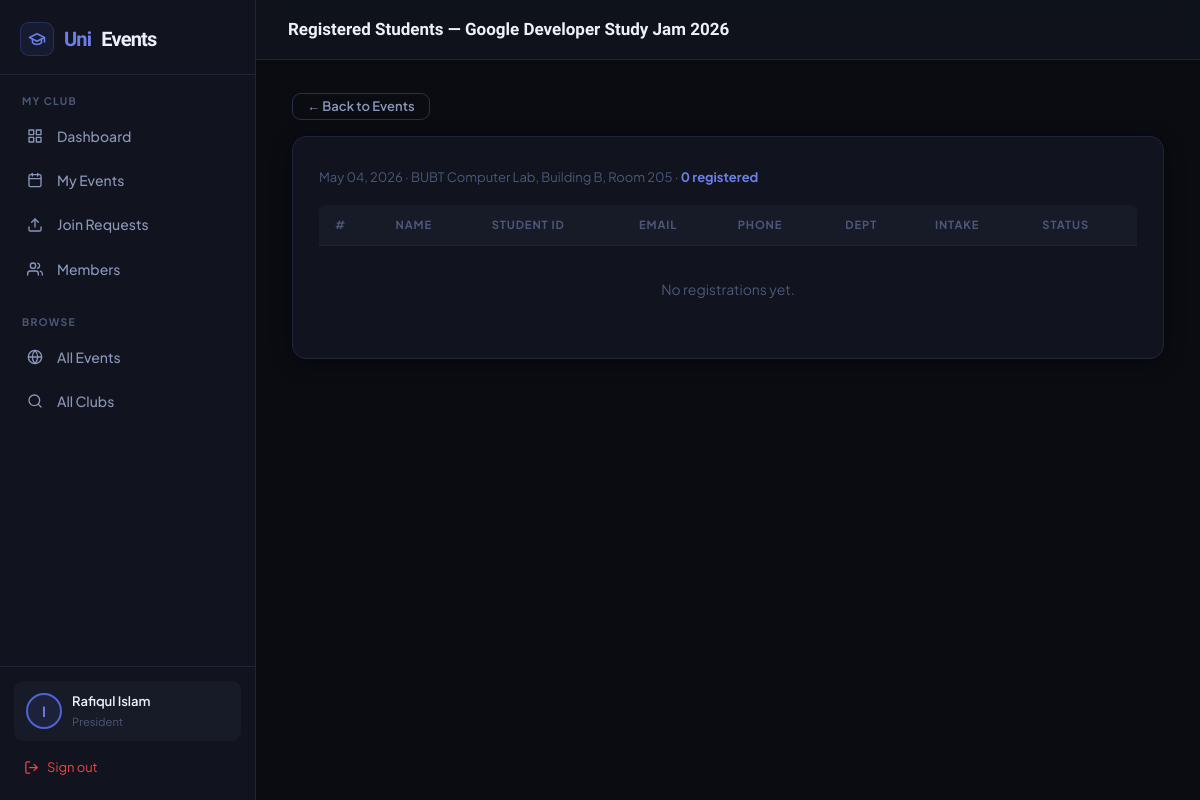
/dashboard/president/events/56/students/ (signed in), run on the app's committed database.
### accounts/models.py (models this page shows, shortened)
class CustomUser(AbstractUser):
    USER_TYPE_CHOICES = (
        ('student', 'Student'),
        ('faculty', 'Faculty'),
        ('admin', 'Administrator'),
        ('president', 'President'),
    )
    user_type = models.CharField(max_length=20, choices=USER_TYPE_CHOICES, default='student')
    student_id = models.CharField(max_length=20, blank=True, null=True)
    phone = models.CharField(max_length=15, blank=True, null=True)
    profile_picture = models.ImageField(upload_to='profile_pics/', blank=True, null=True)
    bio = models.TextField(blank=True, null=True)
    department = models.CharField(max_length=100, blank=True, null=True)
    intake = models.CharField(max_length=20, blank=True, null=True, help_text="e.g. 49, 50, Fall-2022")
    year = models.IntegerField(blank=True, null=True)
    is_verified = models.BooleanField(default=False)

### events/models.py (models this page shows, shortened)
class Event(models.Model):
    STATUS_CHOICES = (
        ('draft', 'Draft'),
        ('published', 'Published'),
        ('cancelled', 'Cancelled'),
        ('completed', 'Completed'),
    )
    EVENT_TYPE_CHOICES = (
        ('workshop', 'Workshop'),
        ('seminar', 'Seminar'),
        ('competition', 'Competition'),
        ('social', 'Social Event'),
        ('meeting', 'Meeting'),
        ('conference', 'Conference'),
        ('other', 'Other'),
    )
    title = models.CharField(max_length=200)
    slug = models.SlugField(unique=True)
    description = models.TextField()
    short_description = models.CharField(max_length=300)
    club = models.ForeignKey('clubs.Club', on_delete=models.CASCADE, related_name='events')
    category = models.ForeignKey(EventCategory, on_delete=models.SET_NULL, null=True, blank=True)
    event_type = models.CharField(max_length=20, choices=EVENT_TYPE_CHOICES, default='workshop')
    start_date = models.DateTimeField()
    end_date = models.DateTimeField()
    venue = models.CharField(max_length=200)
    location_map = models.URLField(blank=True, null=True)
    banner = models.ImageField(upload_to='event_banners/', blank=True, null=True)
    featured_image = models.ImageField(upload_to='event_images/', blank=True, null=True)
    max_participants = models.PositiveIntegerField(null=True, blank=True)
    is_free = models.BooleanField(default=True)
    fee = models.DecimalField(max_digits=10, decimal_places=2, default=0.00)
    registration_open = models.DateTimeField(default=timezone.now)
    registration_close = models.DateTimeField(null=True, blank=True)
    status = models.CharField(max_length=20, choices=STATUS_CHOICES, default='draft')
    is_featured = models.BooleanField(default=False)
    created_by = models.ForeignKey(settings.AUTH_USER_MODEL, on_delete=models.CASCADE, related_name='created_events')
    created_at = models.DateTimeField(auto_now_add=True)
    updated_at = models.DateTimeField(auto_now=True)
    class Meta:
        ordering = ['-start_date']

### dashboard/views.py (the view)
# urls.py: path('president/events/<int:event_id>/students/', views.president_registered_students, name='president_registered_students'),
@login_required
def president_registered_students(request, event_id):
    user = request.user
    club = Club.objects.filter(president=user, status='active').first()
    if not club:
        return redirect('dashboard')
    event = get_object_or_404(Event, id=event_id, club=club)
    registrations = EventRegistration.objects.filter(
        event=event,
        status__in=['registered', 'attended']
    ).select_related('user').order_by('-registration_date')
    context = {
        'event': event,
        'club': club,
        'registrations': registrations,
        'total': registrations.count(),
    }
    return render(request, 'dashboard/president/registered_students.html', context)

### templates/dashboard/president/registered_students.html (shortened to what this page needs)
{% extends 'base.html' %}
{% block page_title %}Registered Students — {{ event.title }}{% endblock %}
{% block app_content %}
<div style="margin-bottom:16px;">
  <a href="{% url 'president_event_list' %}" class="btn btn-ghost btn-sm">← Back to Events</a>
</div>
<div class="card fade-up">
  <div style="margin-bottom:16px;">
    <span style="font-size:0.8125rem;color:var(--txt3);"> {{ event.start_date|date:"M d, Y" }} ·  {{ event.venue }} · <strong style="color:var(--a2);">{{ total }} registered</strong></span>
  </div>
  <table class="data-table">
    <thead><tr><th>#</th><th>Name</th><th>Student ID</th><th>Email</th><th>Phone</th><th>Dept</th><th>Intake</th><th>Status</th></tr></thead>
    <tbody>
      {% for reg in registrations %}
      <tr>
        <td style="color:var(--txt3);">{{ forloop.counter }}</td>
        <td style="font-weight:600;color:var(--txt);">{{ reg.user.get_full_name|default:reg.user.username }}</td>
        <td style="font-family:monospace;font-size:0.82rem;">{{ reg.user.student_id|default:"—" }}</td>
        <td style="font-size:0.82rem;">{{ reg.user.email|default:"—" }}</td>
        <td style="font-size:0.82rem;">{{ reg.user.phone|default:"—" }}</td>
        <td>{{ reg.user.department|default:"—" }}</td>
        <td>{{ reg.user.intake|default:"—" }}</td>
        <td><span class="badge {% if reg.status == 'registered' %}badge-green{% else %}badge-gray{% endif %}">{{ reg.get_status_display }}</span></td>
      </tr>
      {% empty %}
      <tr><td colspan="8" style="text-align:center;color:var(--txt3);padding:32px 0;">No registrations yet.</td></tr>
      {% endfor %}
    </tbody>
  </table>
</div>
{% endblock %}

### templates/base.html (shortened to what this page needs)
{% load static %}
<!DOCTYPE html>
<html lang="en">
<head>
</head>
<body>
{% if user.is_authenticated and request.resolver_match.url_name not in 'home,club_list,club_detail,event_list,event_detail,join_club,register,login' %}
<div class="app-layout">
  <aside class="sidebar">
    <div class="sidebar-brand">
      <a href="{% url 'home' %}">
        <div class="sb-icon"><svg width="18" height="18" viewBox="0 0 24 24" fill="none" stroke="currentColor" stroke-width="2" stroke-linecap="round" stroke-linejoin="round" style="color:var(--a2)"><path d="M22 10v6M2 10l10-5 10 5-10 5z"/><path d="M6 12v5c3 3 9 3 12 0v-5"/></svg></div>
        Uni<span>Events</span>
      </a>
    </div>
    {% if user.is_staff or user.user_type == 'admin' %}
    <div class="sb-section">
      <div class="sb-label">Overview</div>
      <ul class="sb-nav">
        <li><a href="{% url 'admin_dashboard' %}" class="{% if request.resolver_match.url_name == 'admin_dashboard' %}active{% endif %}">
          <span class="sb-icon2"><svg width="16" height="16" viewBox="0 0 24 24" fill="none" stroke="currentColor" stroke-width="2" stroke-linecap="round" stroke-linejoin="round"><rect x="3" y="3" width="7" height="7"/><rect x="14" y="3" width="7" height="7"/><rect x="14" y="14" width="7" height="7"/><rect x="3" y="14" width="7" height="7"/></svg></span> Dashboard
        </a></li>
        <li><a href="{% url 'admin_statistics' %}" class="{% if request.resolver_match.url_name == 'admin_statistics' %}active{% endif %}">
          <span class="sb-icon2"><svg width="16" height="16" viewBox="0 0 24 24" fill="none" stroke="currentColor" stroke-width="2" stroke-linecap="round" stroke-linejoin="round"><line x1="18" y1="20" x2="18" y2="10"/><line x1="12" y1="20" x2="12" y2="4"/><line x1="6" y1="20" x2="6" y2="14"/></svg></span> Statistics
        </a></li>
      </ul>
    </div>
    <div class="sb-section">
      <div class="sb-label">Manage</div>
      <ul class="sb-nav">
        <li><a href="{% url 'admin_club_list' %}" class="{% if 'club' in request.resolver_match.url_name %}active{% endif %}">
          <span class="sb-icon2"><svg width="16" height="16" viewBox="0 0 24 24" fill="none" stroke="currentColor" stroke-width="2" stroke-linecap="round" stroke-linejoin="round"><path d="M3 9l9-7 9 7v11a2 2 0 01-2 2H5a2 2 0 01-2-2z"/><polyline points="9 22 9 12 15 12 15 22"/></svg></span> Clubs
        </a></li>
        <li><a href="{% url 'admin_president_list' %}" class="{% if 'president' in request.resolver_match.url_name %}active{% endif %}">
          <span class="sb-icon2"><svg width="16" height="16" viewBox="0 0 24 24" fill="none" stroke="currentColor" stroke-width="2" stroke-linecap="round" stroke-linejoin="round"><circle cx="12" cy="8" r="4"/><path d="M5 20a7 7 0 0114 0"/><path d="M8 7l-2-3M16 7l2-3M12 4V2"/></svg></span> Presidents
        </a></li>
        <li><a href="{% url 'admin_event_requests' %}" class="{% if 'event_request' in request.resolver_match.url_name %}active{% endif %}">
          <span class="sb-icon2"><svg width="16" height="16" viewBox="0 0 24 24" fill="none" stroke="currentColor" stroke-width="2" stroke-linecap="round" stroke-linejoin="round"><path d="M14 2H6a2 2 0 00-2 2v16a2 2 0 002 2h12a2 2 0 002-2V8z"/><polyline points="14 2 14 8 20 8"/><line x1="16" y1="13" x2="8" y2="13"/><line x1="16" y1="17" x2="8" y2="17"/><polyline points="10 9 9 9 8 9"/></svg></span> Event Requests
        </a></li>
      </ul>
    </div>
    <div class="sb-section">
      <div class="sb-label">Browse</div>
      <ul class="sb-nav">
        <li><a href="{% url 'event_list' %}"><span class="sb-icon2"><svg width="16" height="16" viewBox="0 0 24 24" fill="none" stroke="currentColor" stroke-width="2" stroke-linecap="round" stroke-linejoin="round"><rect x="3" y="4" width="18" height="18" rx="2" ry="2"/><line x1="16" y1="2" x2="16" y2="6"/><line x1="8" y1="2" x2="8" y2="6"/><line x1="3" y1="10" x2="21" y2="10"/></svg></span> All Events</a></li>
        <li><a href="{% url 'club_list' %}"><span class="sb-icon2"><svg width="16" height="16" viewBox="0 0 24 24" fill="none" stroke="currentColor" stroke-width="2" stroke-linecap="round" stroke-linejoin="round"><circle cx="11" cy="11" r="8"/><line x1="21" y1="21" x2="16.65" y2="16.65"/></svg></span> All Clubs</a></li>
      </ul>
    </div>
    {% elif user.user_type == 'president' %}
    <div class="sb-section">
      <div class="sb-label">My Club</div>
      <ul class="sb-nav">
        <li><a href="{% url 'president_dashboard' %}" class="{% if request.resolver_match.url_name == 'president_dashboard' %}active{% endif %}">
          <span class="sb-icon2"><svg width="16" height="16" viewBox="0 0 24 24" fill="none" stroke="currentColor" stroke-width="2" stroke-linecap="round" stroke-linejoin="round"><rect x="3" y="3" width="7" height="7"/><rect x="14" y="3" width="7" height="7"/><rect x="14" y="14" width="7" height="7"/><rect x="3" y="14" width="7" height="7"/></svg></span> Dashboard
        </a></li>
        <li><a href="{% url 'president_event_list' %}" class="{% if 'event' in request.resolver_match.url_name %}active{% endif %}">
          <span class="sb-icon2"><svg width="16" height="16" viewBox="0 0 24 24" fill="none" stroke="currentColor" stroke-width="2" stroke-linecap="round" stroke-linejoin="round"><rect x="3" y="4" width="18" height="18" rx="2" ry="2"/><line x1="16" y1="2" x2="16" y2="6"/><line x1="8" y1="2" x2="8" y2="6"/><line x1="3" y1="10" x2="21" y2="10"/></svg></span> My Events
        </a></li>
        <li><a href="{% url 'president_join_requests' %}" class="{% if request.resolver_match.url_name == 'president_join_requests' %}active{% endif %}">
          <span class="sb-icon2"><svg width="16" height="16" viewBox="0 0 24 24" fill="none" stroke="currentColor" stroke-width="2" stroke-linecap="round" stroke-linejoin="round"><path d="M21 15v4a2 2 0 01-2 2H5a2 2 0 01-2-2v-4"/><polyline points="17 8 12 3 7 8"/><line x1="12" y1="3" x2="12" y2="15"/></svg></span> Join Requests
        </a></li>
        <li><a href="{% url 'president_member_list' %}" class="{% if request.resolver_match.url_name == 'president_member_list' %}active{% endif %}">
          <span class="sb-icon2"><svg width="16" height="16" viewBox="0 0 24 24" fill="none" stroke="currentColor" stroke-width="2" stroke-linecap="round" stroke-linejoin="round"><path d="M17 21v-2a4 4 0 00-4-4H5a4 4 0 00-4 4v2"/><circle cx="9" cy="7" r="4"/><path d="M23 21v-2a4 4 0 00-3-3.87M16 3.13a4 4 0 010 7.75"/></svg></span> Members
        </a></li>
      </ul>
    </div>
    <div class="sb-section">
      <div class="sb-label">Browse</div>
      <ul class="sb-nav">
        <li><a href="{% url 'event_list' %}"><span class="sb-icon2"><svg width="16" height="16" viewBox="0 0 24 24" fill="none" stroke="currentColor" stroke-width="2" stroke-linecap="round" stroke-linejoin="round"><circle cx="12" cy="12" r="10"/><line x1="2" y1="12" x2="22" y2="12"/><path d="M12 2a15.3 15.3 0 014 10 15.3 15.3 0 01-4 10 15.3 15.3 0 01-4-10 15.3 15.3 0 014-10z"/></svg></span> All Events</a></li>
        <li><a href="{% url 'club_list' %}"><span class="sb-icon2"><svg width="16" height="16" viewBox="0 0 24 24" fill="none" stroke="currentColor" stroke-width="2" stroke-linecap="round" stroke-linejoin="round"><circle cx="11" cy="11" r="8"/><line x1="21" y1="21" x2="16.65" y2="16.65"/></svg></span> All Clubs</a></li>
      </ul>
    </div>
    {% endif %}
    <div class="sb-footer">
      <div class="sb-user">
        <div class="sb-avatar">
          {% if user.profile_picture %}<img src="{{ user.profile_picture.url }}" style="width:100%;height:100%;object-fit:cover;border-radius:50%;">
          {% else %}{{ user.username|slice:":1"|upper }}{% endif %}
        </div>
        <div style="flex:1;min-width:0;">
          <div class="sb-name">{{ user.get_full_name|default:user.username|truncatechars:18 }}</div>
          <div class="sb-role">{{ user.get_user_type_display }}</div>
        </div>
      </div>
      <a href="{% url 'logout' %}" class="sb-logout">
        <svg width="15" height="15" viewBox="0 0 24 24" fill="none" stroke="currentColor" stroke-width="2" stroke-linecap="round" stroke-linejoin="round"><path d="M9 21H5a2 2 0 01-2-2V5a2 2 0 012-2h4"/><polyline points="16 17 21 12 16 7"/><line x1="21" y1="12" x2="9" y2="12"/></svg> Sign out
      </a>
    </div>
  </aside>
  <div class="app-main">
    <div class="app-topbar">
      <span class="app-topbar-title">{% block page_title %}{% endblock %}</span>
    </div>
    <div class="app-content">
      {% block app_content %}{% endblock %}
    </div>
  </div>
</div>
{% endif %}
</body>
</html>

### data on the page
CustomUser: username "I", get_full_name "Rafiqul Islam", user_type "President"
Event: title "Google Developer Study Jam 2026", start_date "May 04, 2026", venue "BUBT Computer Lab, Building B, Room 205"

### other printed values
{{ total }} "0"
